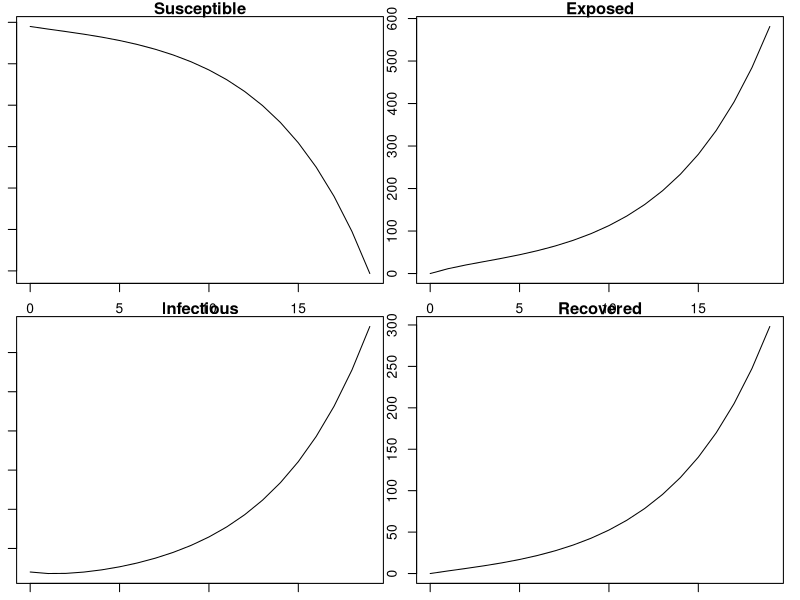
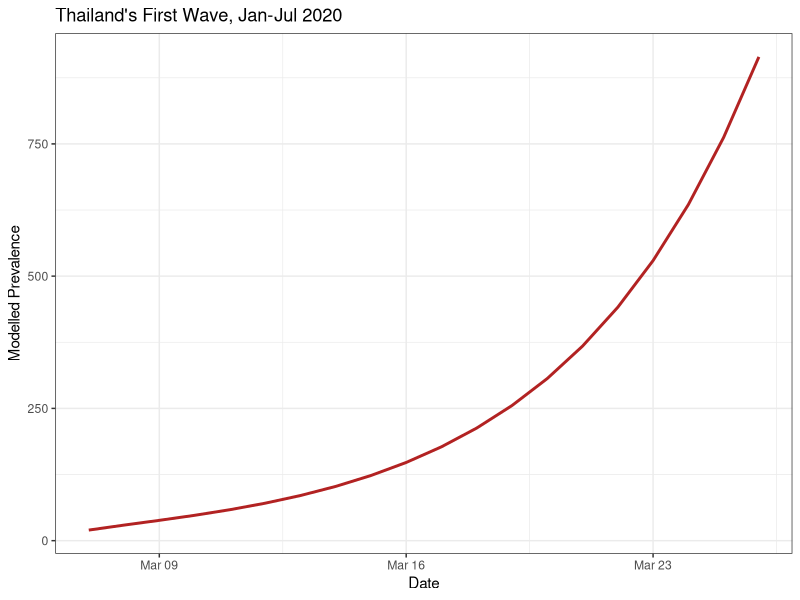
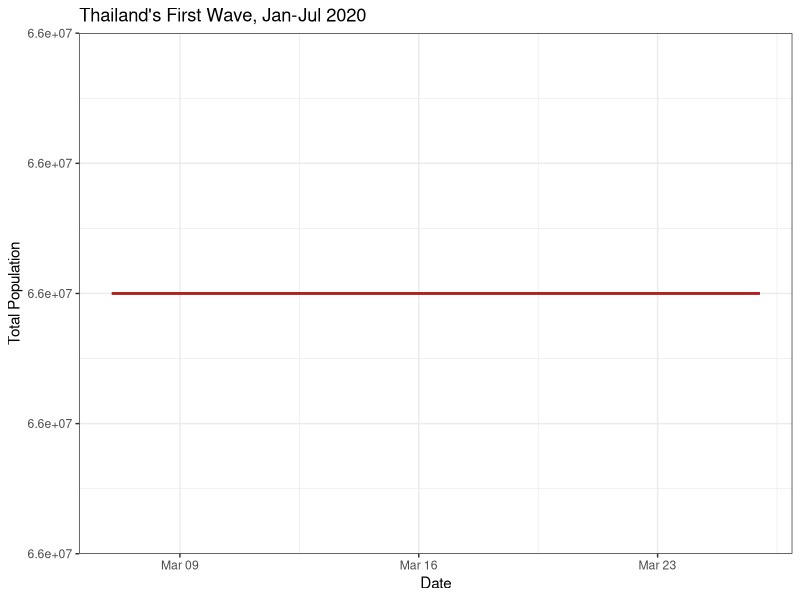
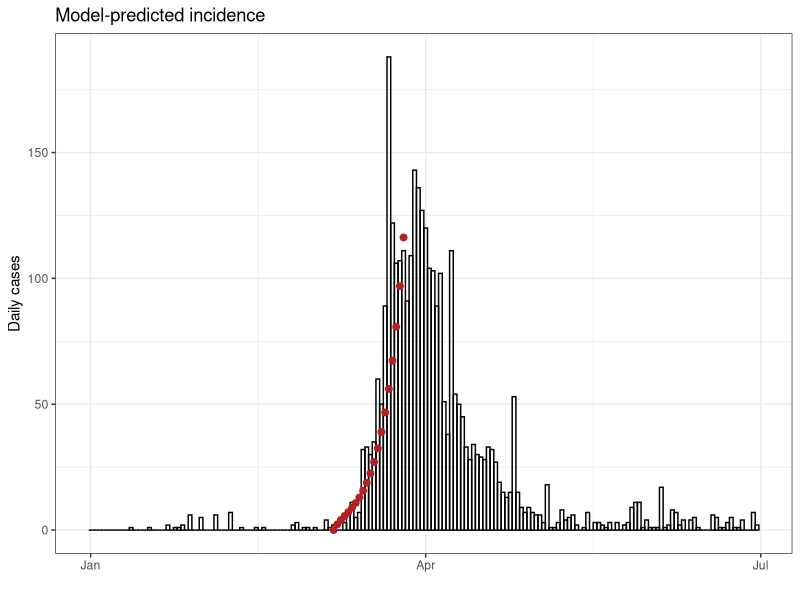
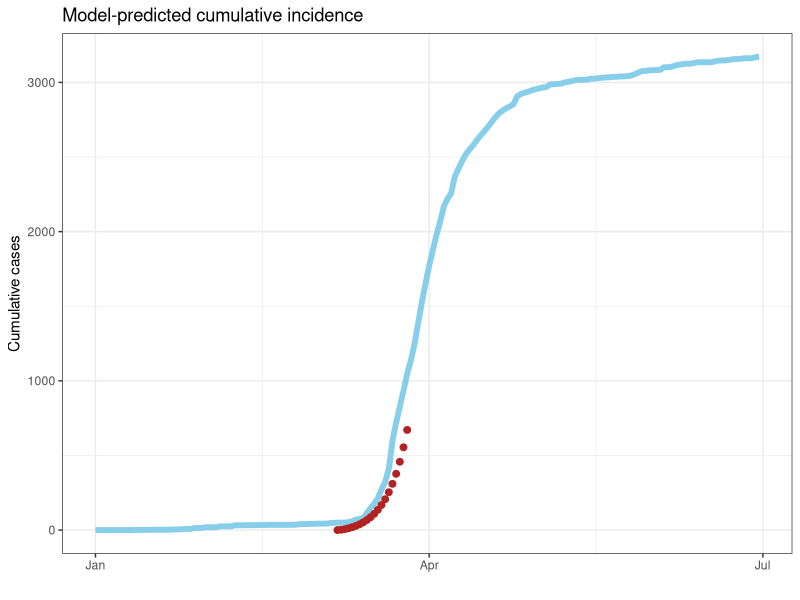

R code for these plots, in order:
## ---- chunk 1
knitr::opts_chunk$set(
    fig.align = "center"
)
## ---- chunk 2
#| message: false
#| warning: false

library(dplyr)
library(deSolve)
library(ggplot2)
## ---- chunk 3
first_wave <- read.csv("first_wave_TH.csv", colClasses = c("Date", "numeric", "numeric"))
# Convert dates
first_wave$Date <- as.Date(first_wave$Date, format = "%Y-%m-%d")

summary(first_wave)
## ---- chunk 4
parameters <- c(
    R0 = 4,
    incubation_period = 5,
    infectious_period = 6
)
## ---- chunk 5
# Initial conditions
Total_population <- 6.6e7
Initial_exposed <- 0
Initial_infected <- 20
Initial_recovered <- 0
Initial_susceptible <- Total_population - Initial_exposed - Initial_infected - Initial_recovered

# State variables
state <- c(
    Susceptible = Initial_susceptible,
    Exposed = Initial_exposed,
    Infectious = Initial_infected,
    Recovered = Initial_recovered
)
## ---- chunk 6
# Time window
start_date <- as.Date("2020-03-07")
end_date <- as.Date("2020-03-26")
times <- seq(start_date, end_date, by = 1)
## ---- chunk 7
# Model function
COVID.base <- function(t, state, parameters) {
    with(as.list(c(state, parameters)), {
        # Calculate the total population size
        Total_population <- Susceptible + Exposed + Infectious + Recovered

        # Calculate the average force of infection imposed on each susceptible individual
        force_of_infection <- R0 * Infectious / (Total_population * infectious_period)

        # Calculate the net (instantaneous) change in each state variable
        Susceptible_change <- -force_of_infection * Susceptible
        Exposed_change <- force_of_infection * Susceptible - Exposed / incubation_period
        Infectious_change <- Exposed / incubation_period - Infectious / infectious_period
        Recovered_change <- Infectious / infectious_period

        # Return net changes as list
        return(list(
            c(
                Susceptible_change,
                Exposed_change,
                Infectious_change,
                Recovered_change
            )
        ))
    })
}
## ---- chunk 8
# Solve model
out <- ode(y = state, times = as.numeric(times - times[1]), func = COVID.base, parms = parameters)
# Plot solution
par(mar = c(1, 1, 1, 1)) # reduce the margins of the plot in order to fit it in the panel
plot(out)
## ---- chunk 9
tidy_base_model <- function(ode_output, times, parameters) {
    as.data.frame(ode_output) %>%
        mutate(
            Prevalence = Exposed + Infectious,
            Incidence = Exposed / parameters["incubation_period"],
            Cumulative_incidence = cumsum(Incidence) + Incidence[1],
            Population = Susceptible + Exposed + Infectious + Recovered,
            Date = times
        )
}

tidied_output <- tidy_base_model(out, times, parameters)
## ---- chunk 10
ggplot() +
    geom_line(aes(x = Date, y = Prevalence), data = tidied_output, linewidth = 1, colour = "firebrick") +
    labs(x="Date", y="Modelled Prevalence") +
    ggtitle("Thailand's First Wave, Jan-Jul 2020") +
    theme_bw()

ggplot() +
    geom_line(aes(x = Date, y = Population), data = tidied_output, linewidth = 1, colour = "firebrick") +
    ggtitle("Thailand's First Wave, Jan-Jul 2020") +
    labs(x="Date", y="Total Population") +
    ggtitle("Thailand's First Wave, Jan-Jul 2020") +
    theme_bw()
## ---- chunk 11
# Compare the solution with the data
# Incidence
ggplot(first_wave) +
  geom_col(aes(x=Date, y=Cases), width=1, fill=NA, colour="black") +
  geom_point(data=tidied_output, aes(x=Date, y=Incidence), size=2, colour="firebrick") +
  ylab("Daily cases") +
  xlab("") +
  ggtitle("Model-predicted incidence") +
  theme_bw()


# Cumulative incidence
ggplot(first_wave) +
  geom_line(aes(x=Date, y=Cumulative_cases), linewidth=2, colour="skyblue") +
  geom_point(data=tidied_output, aes(x=Date, y=Cumulative_incidence), size=2, colour="firebrick") +
  ylab("Cumulative cases") +
  xlab("") +
  ggtitle("Model-predicted cumulative incidence") +
  theme_bw()		
## ---- chunk 12
start_date = as.Date("2020-03-07")
end_date = as.Date("2020-04-26")
times_long = seq(start_date, end_date, by=1)

long_out <- ode(y = state, times = as.numeric(times_long - times_long[1]), func = COVID.base, parms = parameters)
tidied_long <- tidy_base_model(long_out, times_long, parameters)
